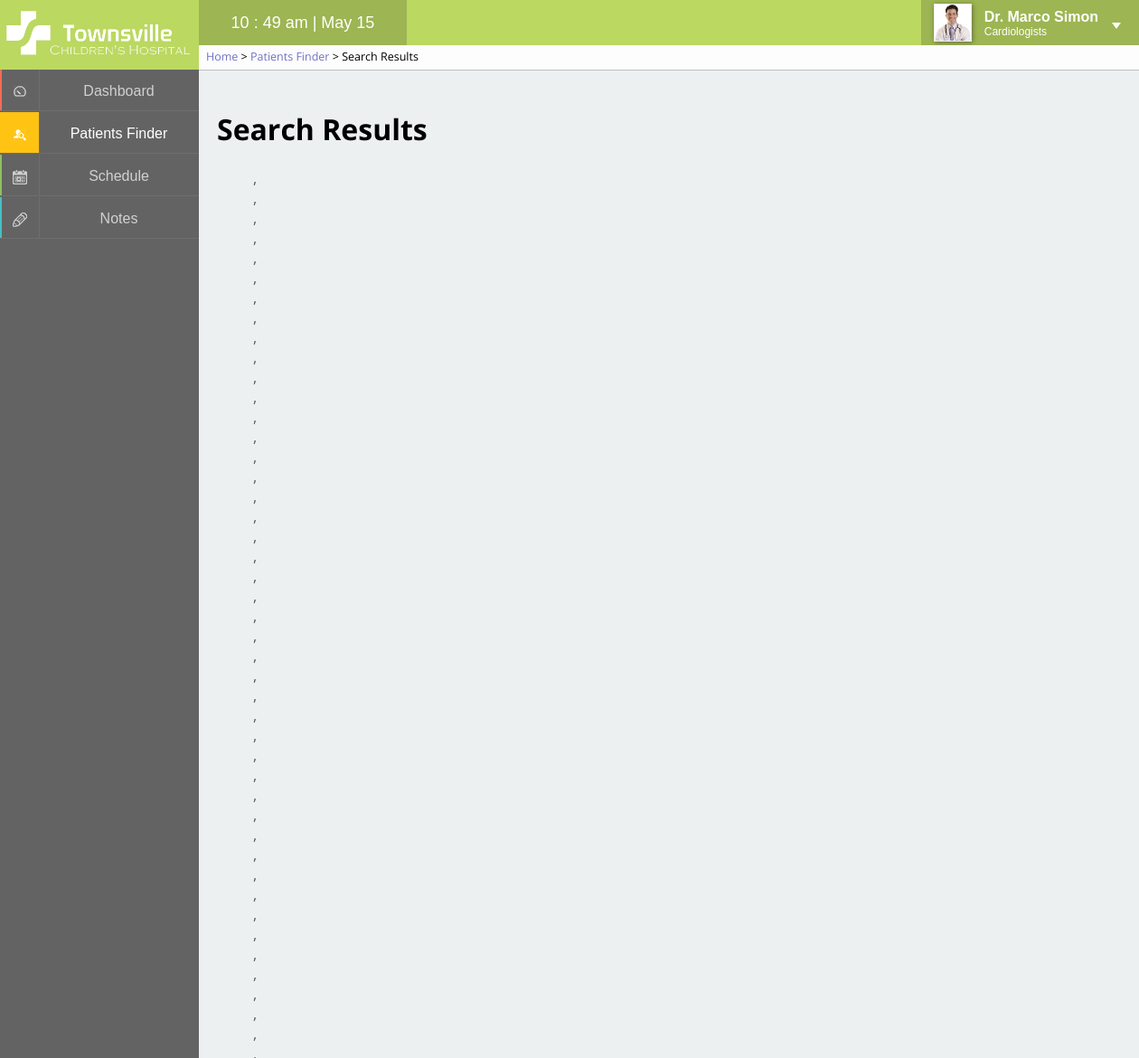
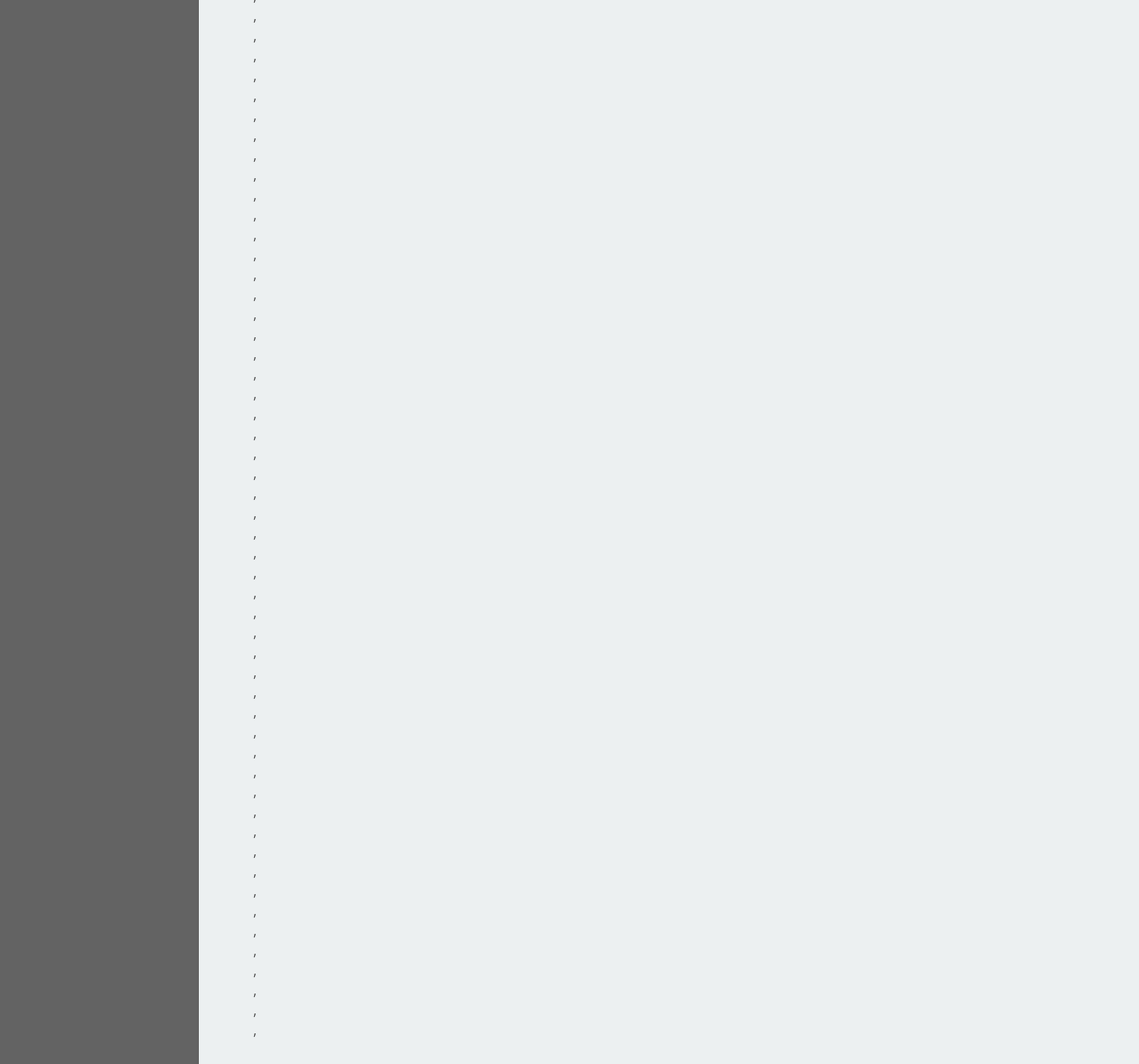
The page /pages/search.php (signed in) on the database its author committed (2 pictures, top to bottom).
### tables this page shows
CREATE TABLE IF NOT EXISTS `staff` (
  `staffID` int(4) unsigned zerofill NOT NULL AUTO_INCREMENT,
  `firstName` varchar(40) NOT NULL,
  `lastName` varchar(40) NOT NULL,
  `title` int(1) NOT NULL,
  `password` varchar(64) NOT NULL,
  `specialties` varchar(40) DEFAULT NULL,
  `photo` varchar(200) NOT NULL DEFAULT '<img src="../images/none.png" alt="Profile picture" />',
  PRIMARY KEY (`staffID`),
  KEY `title_idx` (`title`)
);

CREATE TABLE IF NOT EXISTS `patients` (
  `patientID` varchar(5) NOT NULL,
  `firstName` varchar(40) NOT NULL,
  `lastName` varchar(40) NOT NULL,
  `DOB` date NOT NULL,
  `photo` varchar(200) NOT NULL DEFAULT '<img src="../images/none.png" alt="Patient Picture">',
  PRIMARY KEY (`patientID`)
);

### pages/search.php (the view, shortened to what this page needs)
<?php
	$pageTitle = "Search Results";
	$breadcrumb = "<a href='home.php'>Home</a> > <a href='patientsfinder.php'>Patients Finder</a> > " . $pageTitle;
	include '../inc/panel.php';
?>
<h1>Search Results</h1>
<?php
	if (isset($_SESSION['searcherror'])) {
		echo "<p id='error'>" . $_SESSION['searcherror'] . "</p>";
		unset($_SESSION['searcherror']);
	} else {
		if (isset($_GET['firstName'])) {
			$sql = "SELECT patientID, firstName, lastName
					FROM patients
					WHERE firstName LIKE '%{$_GET['firstName']}%'
					ORDER BY lastName ASC";
		} else if (isset($_GET['lastName'])) {
			$sql = "SELECT patientID, firstName, lastName
					FROM patients
					WHERE lastName LIKE '%{$_GET['lastName']}%'
					ORDER BY lastName ASC";
		} else {
			$sql = "SELECT patientID
					FROM patients
					WHERE patientID = 0";
		}
		$result = mysql_query($sql);
		$count = mysql_num_rows($result);
		if ($count != 0) {
			echo "<ul>";
			while ($row = mysql_fetch_assoc($result)) {
				echo "<li><a href='patientview.php?patient={$row['patientID']}'>{$row['lastName']}, {$row['firstName']}</a></li>";
			}
			echo "</ul>";
		} else {
			echo "<p>There were no results.</p>";
		}
	}
?>
<?php
	include '../inc/footer.php';
?>

### inc/panel.php (shortened to what this page needs)
<!DOCTYPE html PUBLIC "-//W3C//DTD XHTML 1.0 Transitional//EN" "http://www.w3.org/TR/xhtml1/DTD/xhtml1-transitional.dtd">
<html xmlns="http://www.w3.org/1999/xhtml" xml:lang="en" lang="en">
<head>
	<link type="text/css" rel="stylesheet" href="../css/panel.css" media="screen" />
	<link type="text/css" rel="stylesheet" href="../css/style.css" media="screen" />
</head>
<body onload="load()">
<div class="header">
	<div class="logo">
		<img src="../images/logo_white.png" alt="logo" />
	</div>
	<div class="timer">
		<span id="clock"></span>
	</div>
	<div class="profile">
		<?php
			$staffID = $_SESSION['user'];
			$sql = "SELECT staffID, firstName, lastName, title, specialties, photo
					FROM staff
					WHERE staffID = '$staffID'";
			$result = mysql_query($sql);
			$row = mysql_fetch_assoc($result);
		echo "<div class='pic'>";
			echo $row['photo'];
		echo "</div>";
		echo "<div class='name'>";
			echo "<span class='title'>";
			switch ($row['title']) {
				case 1:	echo "Dr. ";
					break;
			}
			echo $row['firstName'] . " " . $row['lastName'] . "</span> <br />";
				echo "<span class='spec'>{$row['specialties']}</span>";
		echo "</div>";
		?>
		<div class="triangle1"></div>
	</div>
	<div id="breadcrumb">
		<span><?php echo $breadcrumb ?></span>
	</div>
</div>
<div class="panal">
 <a href="home.php" id="m1">
 <div class="layer effect">
 	<div class="mask"></div>
 	<div class="icon">
 		<img src="../images/i1s.png" alt="dashboardICON" />
 	</div>
 	<div class="lable">
 		<span>Dashboard</span>
 	</div>
 </div></a>
  <a href="patientsfinder.php" id="m2">
  <div class="layer effect">
 	<div class="icon">
 		<img src="../images/i2s.png" alt="patientsICON" />
 	</div>
 	<div class="lable">
 		<span>Patients Finder</span>
 	</div>
 </div></a>
  <a href="schedule.php" id="m3">
   <div class="layer effect">
 	<div class="mask"></div>
 	<div class="icon">
 		<img src="../images/i3s.png" alt="scheduleICON" />
 	</div>
 	<div class="lable">
 		<span>Schedule</span>
 	</div>
 </div></a>
    <a href="notes.php" id="m4">
    	<div class="layer effect" id="m4">
 			<div class="mask"></div>
 			<div class="icon">
 				<img src="../images/i4s.png" alt="noteICON" />
 			</div>
 			<div class="lable">
 				<span>Notes</span>
 			</div>
 		</div>
 	</a>
</div>
<div class="content">

### css/panel.css (style rules this page uses)
.header { position: relative; width:100%; height: 50px; background-color: #bbd861; z-index: 10; }
.logo { width:220px; height: 50px; }
.logo img { position: relative; padding-top: 7px; height: 60px; z-index: 11; }
.timer { position: relative; left: 220px; top: -50px; height: 50px; background-color: #9db552; width: 230px; text-align: center; }
.timer span { position: relative; color: white; font-size: 18px; top: 15px; }
.profile { position: relative; right: 0; top: -100px; float: right; height: 50px; background-color: #9db552; cursor: pointer; }
.pic { position: relative; float:left; width: 50px; height: 50px; text-align: center; padding-top: 4px; padding-left: 10px; }
.pic img { width: 40px; height: 40px; border: 1px solid #eee; box-shadow: 1px 1px 5px 0px rgba(50, 50, 50, 0.55); }
.name { position: relative; float: right; top: 10px; right: 45px; color: white; padding-left: 55px; }
.name .title { font-weight: bold; font-size: 16px; }
.name .spec { font-weight: normal; font-size: 12px; }
.triangle1 { position: absolute; top:25px; right: 20px; width: 0; height: 0; border-style: solid; border-width: 7px 5px 0 5px; border-color: #fff transparent transparent transparent; }
.panal { position: absolute; background-color: #636363; top: 0; left: 0; width: 220px; height: 100%; overflow: hidden; z-index: 5; }
.layer { position: relative; top: 45px; width: 220px; height: 47px; overflow: hidden; z-index: 6; }
#m1 .mask { background-color: #fd6a56; }
#m3 .mask { background-color: #8cc260; }
#m4 .mask { background-color: #44c0c2; }
.effect .mask { width: 2px; height: 46px; position: absolute; overflow: hidden; top: 0; left: 0; z-index: -1; -webkit-transition:width 0.2s; transition:width 0.2s; }
.layer .icon { width: 43px; height: 45px; border-bottom: 1px solid #6e6e6e; border-right: 1px solid #6e6e6e; text-align: center; background-color: transparent; }
.layer .icon img { padding-top: 17px; z-index: 1; opacity: 0.7; -webkit-transition:opacity 0.3s; transition:opacity 0.3s; }
.active .icon img { opacity: 1 !important; }
.layer .lable { position: relative; top: -46px; left: 43px; width: 177px; height: 45px; border-bottom: 1px solid #6e6e6e; text-align: center; }
.layer .lable span { position: relative; color: white; top: 15px; opacity: 0.7; -webkit-transition:opacity 0.3s; transition:opacity 0.3s; }
.active .lable span { opacity: 1 !important; }
#breadcrumb { position: absolute; left: 220px; top: 50px; height: 27px; min-width: -webkit-calc(100% - 220px); min-width: calc(100% - 220px); border-bottom: 1px solid #C0C0C0; background-color: #fdfdfd; font-family: 'Open Sans', sans-serif; font-size: 12.5px; }
#breadcrumb a { color: #7171C6; }
#breadcrumb span { position: relative; bottom: -4px; margin: 0px 8px; }

### css/style.css (style rules this page uses)
html, body { margin : 0; padding : 0; background-color: #ecf0f1; background-image: url('../images/panelbg.jpg'); background-repeat: repeat-y; background-size: 220px 16px; font-family: "proxima-nova-1","proxima-nova-2",arial,helvetica,sans-serif; }
a { text-decoration: none; color: #555; }
ul { list-style: none; }
.content { background-color: #ecf0f1; position: absolute; width: -webkit-calc(100% - 250px); width: calc(100% - 250px); min-width: 1000px; max-width: 1200px; min-height: -webkit-calc(100% - 100px); min-height: calc(100% - 100px);*/ top: 77px; left: 220px; padding: 50px 10px 10px 20px; z-index: 1; font-family: 'Open Sans', sans-serif; }

### rows shown on the page
staff: photo (placeholder picture), firstName "Marco", lastName "Simon", specialties "Cardiologists"

### other values the page prints
$pageTitle "Search Results"
